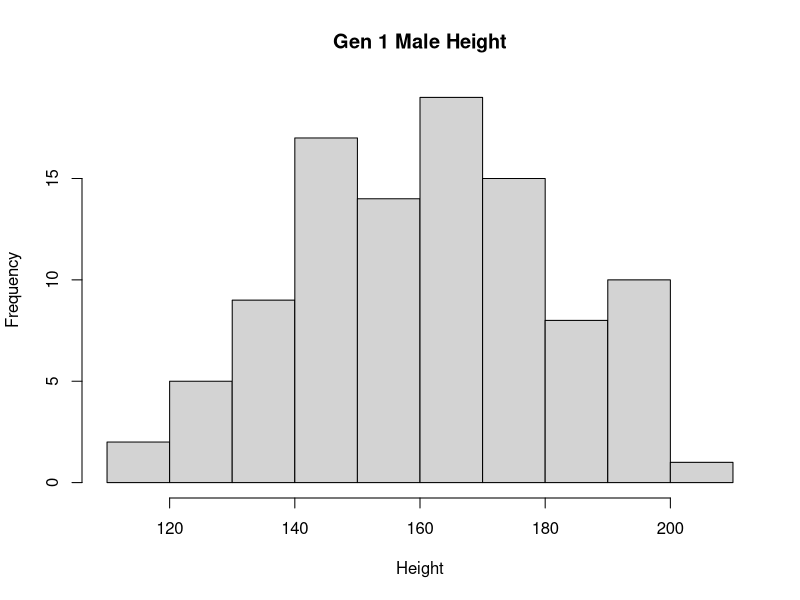
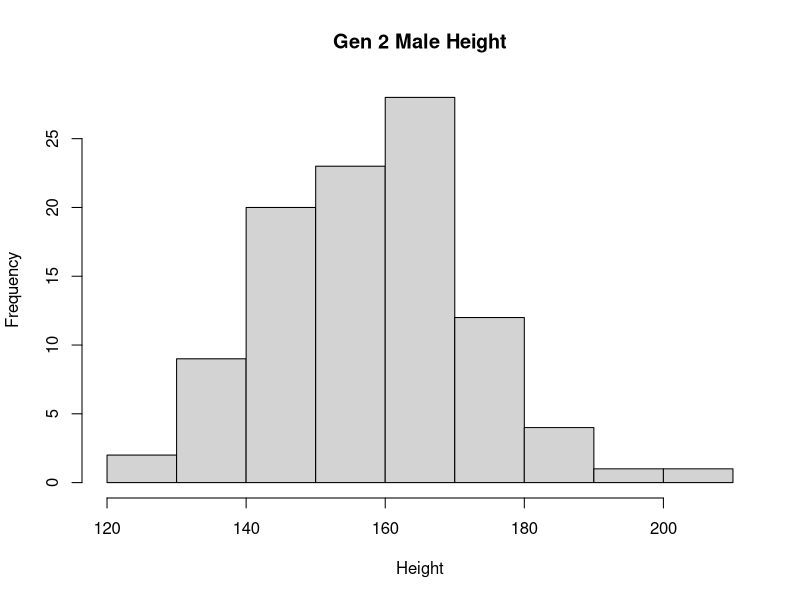
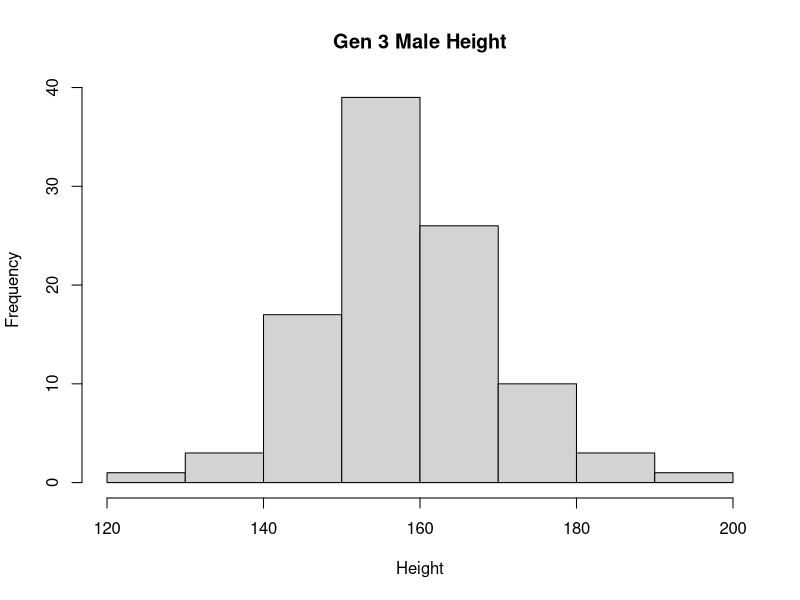
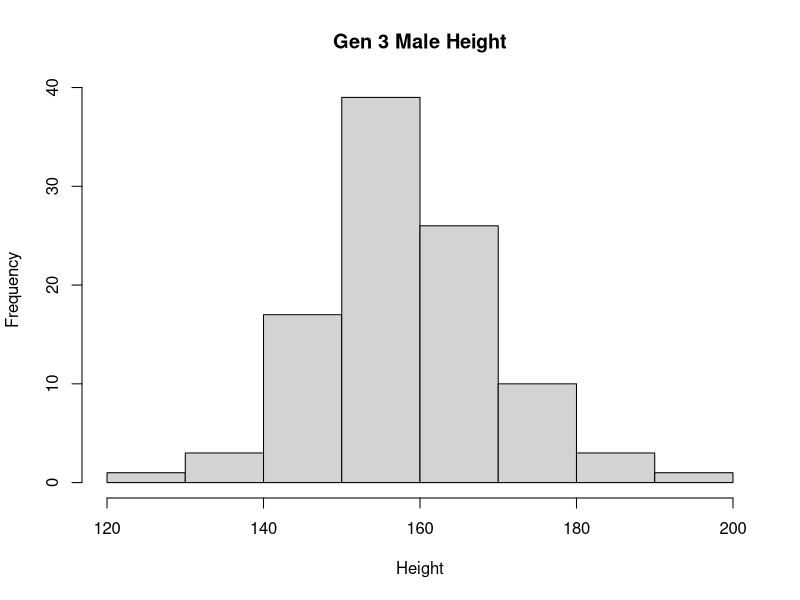
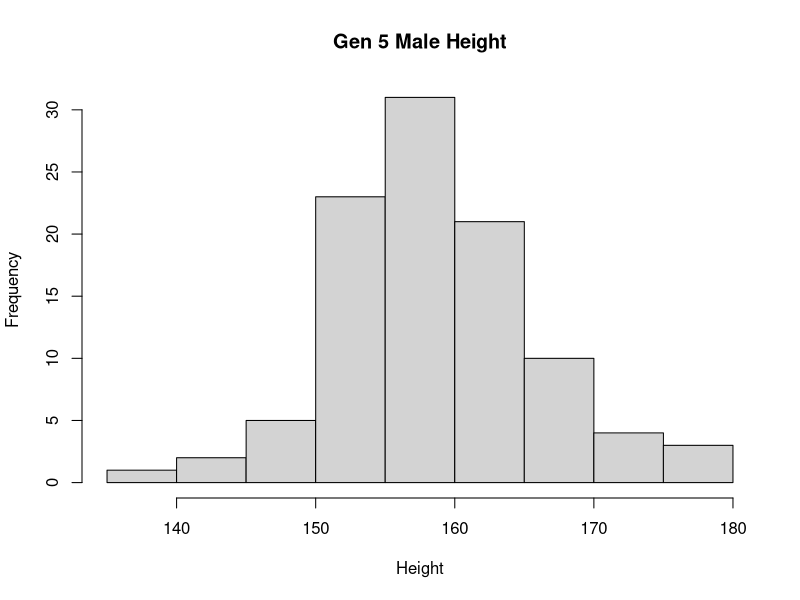
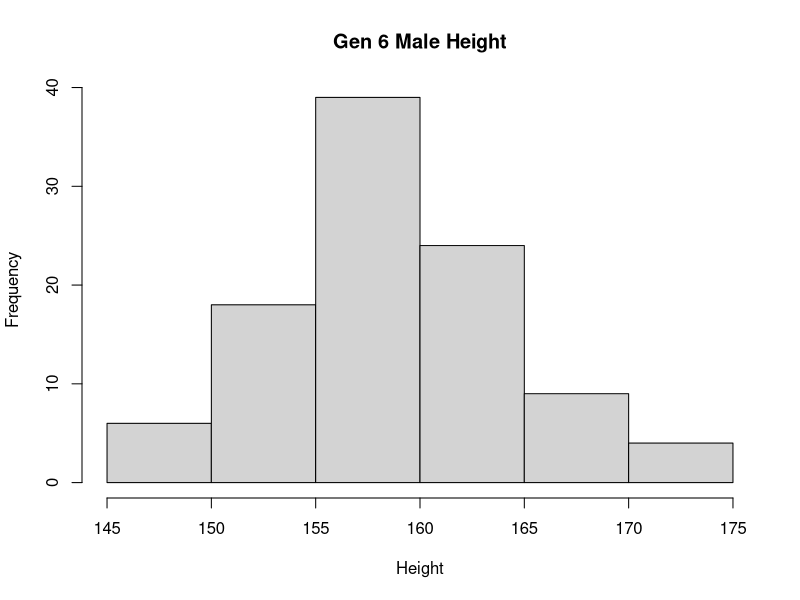
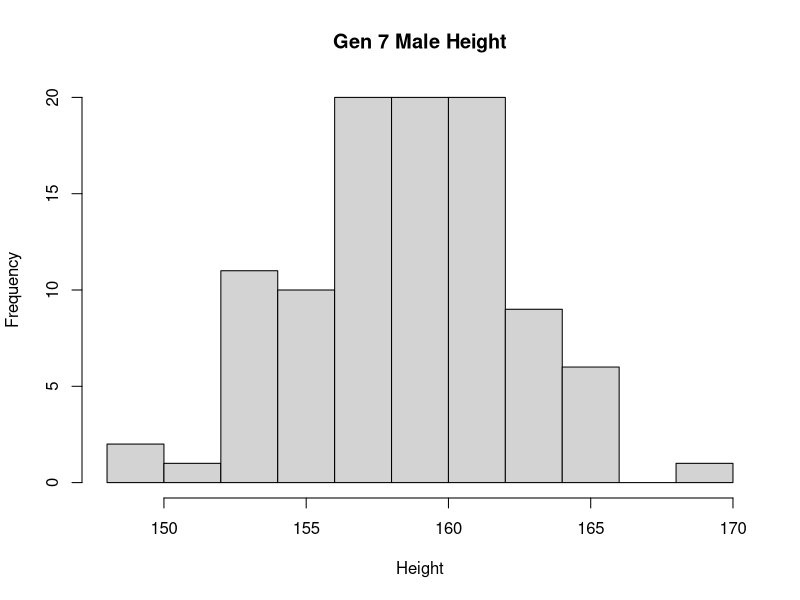
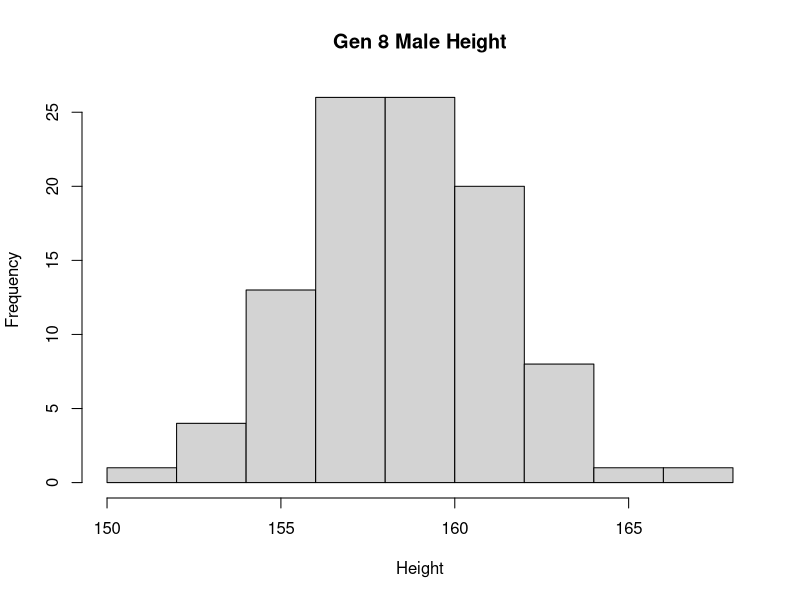

Reproduce these figures in R, in order.
## ---- chunk 1
pop <- data.frame(m = rnorm(100, 160, 20), f = rnorm(100, 160, 20))
## ---- chunk 2
next_gen <- function(pop) {
    pop$m <- sample(pop$m)
    pop$m <- rowMeans(pop)
    pop$f <- pop$m
    pop
}
## ---- chunk 3
hist(pop$m, main = "Gen 1 Male Height", xlab = "Height")
## ---- chunk 4
gen2 <- next_gen(pop)
hist(gen2$m, main = "Gen 2 Male Height", xlab = "Height")
## ---- chunk 5
gen3 <- next_gen(gen2)
hist(gen3$m, main = "Gen 3 Male Height", xlab = "Height")
## ---- chunk 6
gen4 <- next_gen(gen2)
hist(gen3$m, main = "Gen 3 Male Height", xlab = "Height")
## ---- chunk 7
gen5 <- next_gen(gen4)
hist(gen5$m, main = "Gen 5 Male Height", xlab = "Height")
## ---- chunk 8
gen6 <- next_gen(gen5)
hist(gen6$m, main = "Gen 6 Male Height", xlab = "Height")
## ---- chunk 9
gen7 <- next_gen(gen6)
hist(gen7$m, main = "Gen 7 Male Height", xlab = "Height")
## ---- chunk 10
gen8 <- next_gen(gen7)
hist(gen8$m, main = "Gen 8 Male Height", xlab = "Height")
## ---- chunk 11
gen9 <- next_gen(gen8)
hist(gen9$m, main = "Gen 9 Male Height", xlab = "Height")
## ---- chunk 12
library(ggplot2)
library(gridExtra)
p1 <- ggplot(pop, aes(x=m, y=f)) + geom_point(alpha = 1/5) + xlim(100, 225) + ylim(90, 210)
p2 <- ggplot(gen2, aes(x=m, y=f)) + geom_point(alpha = 1/5) + xlim(100, 225) + ylim(90, 210)
p3 <- ggplot(gen3, aes(x=m, y=f)) + geom_point(alpha = 1/5) + xlim(100, 225) + ylim(90, 210)
p4 <- ggplot(gen4, aes(x=m, y=f)) + geom_point(alpha = 1/5) + xlim(100, 225) + ylim(90, 210)
p5 <- ggplot(gen5, aes(x=m, y=f)) + geom_point(alpha = 1/5) + xlim(100, 225) + ylim(90, 210)
p6 <- ggplot(gen6, aes(x=m, y=f)) + geom_point(alpha = 1/5) + xlim(100, 225) + ylim(90, 210)
p7 <- ggplot(gen7, aes(x=m, y=f)) + geom_point(alpha = 1/5) + xlim(100, 225) + ylim(90, 210)
p8 <- ggplot(gen8, aes(x=m, y=f)) + geom_point(alpha = 1/5) + xlim(100, 225) + ylim(90, 210)
p9 <- ggplot(gen9, aes(x=m, y=f)) + geom_point(alpha = 1/5) + xlim(100, 225) + ylim(90, 210)

## ---- chunk 13
grid.arrange(p1, p2, p3, p4, p5, p6, p7, p8, p9, nrow = 3)

## ---- chunk 14
first_sample_size <- 250
num_bootstrap_intervals <- 10
num_bootstrap_samples <- 1000

quantiles_0 <- data.frame(matrix(ncol=4,nrow=0, dimnames=list(NULL, c("mean", "upper", "lower", "size"))))
quantiles_1 <- data.frame(matrix(ncol=4,nrow=0, dimnames=list(NULL, c("mean", "upper", "lower", "size"))))

# create each interval population
for(i in 1:num_bootstrap_intervals) {
  print(i)
  sample_size <- first_sample_size * i
  
#  quant0_bootstraps <- data.frame(matrix(ncol=3,nrow=0, dimnames=list(NULL, c("mean", "upper", "lower"))))
#  quant1_bootstraps <- data.frame(matrix(ncol=3,nrow=0, dimnames=list(NULL, c("mean", "upper", "lower"))))
  
  grp <- sample(0:1, sample_size, replace=TRUE)
  values <- rnorm(sample_size, 60, 20)
  values[grp == 1] <- values[grp == 1] + 5 
  interval_population <- data.frame(treatment=grp, value=values)
  
  means_0 <- list()
  means_1 <- list()

  # perform bootstrap, sample from current interval population
  for(j in 1:num_bootstrap_samples) {
    bootstrap_sample <- interval_population[sample(nrow(interval_population), sample_size, replace=TRUE), ]
    
    # group 0 stats
    mean0 <- mean(subset(bootstrap_sample, treatment == 0)$value)
    means_0[j] <- mean0
    
    # group 1 stats
    mean1 <- mean(subset(bootstrap_sample, treatment == 1)$value)
    means_1[j] <- mean1
  }
  
  # after performing bootstraps, add means to quantile dfs
  means_0 <- unlist(means_0)
  interval_mean_0 <- mean(means_0)
  interval_upper_0 <- quantile(means_0, c(.025, .975))[2]
  interval_lower_0 <- quantile(means_0, c(.025, .975))[1]
  quantiles_0[i,] <- data.frame(mean=interval_mean_0, upper=interval_upper_0, 
                                lower=interval_lower_0, size=sample_size)
  
  
  means_1 <- unlist(means_1)
  interval_mean_1 <- mean(means_1)
  interval_upper_1 <- quantile(means_1, c(.025, .975))[2]
  interval_lower_1 <- quantile(means_1, c(.025, .975))[1]
  quantiles_1[i,] <- data.frame(mean=interval_mean_1, upper=interval_upper_1, 
                                lower=interval_lower_1, size=sample_size)
}


## ---- chunk 15
library(ggplot2)
## ---- chunk 16
groups <- c("Group 0", "Group 1")
colors <- c("Group 0" = "blue", "Group 1" = "red")

ggplot() + 
  geom_line(aes(x=quantiles_0$size,y=quantiles_0$mean, color='Group 0')) +
  geom_line(aes(x=quantiles_1$size,y=quantiles_1$mean, color='Group 1')) + 
  ylab('Value') + 
  xlab('Interval') +
  labs(x = "Sample Size",
       y = "Mean Value",
       color = "Treatment") +
  scale_color_manual(values = colors) +
  geom_ribbon(aes(x=quantiles_0$size, ymin=quantiles_0$lower, ymax=quantiles_0$upper), linetype=2, alpha=0.3, fill="skyblue2") +
  geom_ribbon(aes(x=quantiles_1$size, ymin=quantiles_1$lower, ymax=quantiles_1$upper), linetype=2, alpha=0.3, fill="indianred2") + 
  ggtitle("Bootstrap means by treatment group") +
  geom_line()
